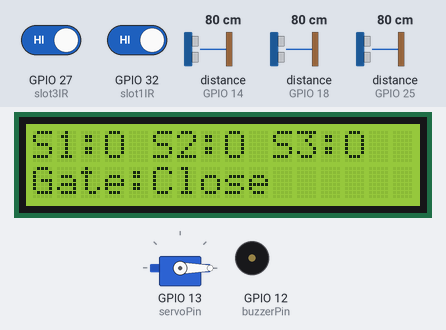
Simulated run of this sketch. Board: ESP32. Shown: servo, 16×2 character LCD, buzzer (waves = sounding, pin HIGH). Wiring (inferred from the names in the program): 3 × ultrasonic range finder: trigger GPIO 19, echo GPIO 18 / trigger GPIO 26, echo GPIO 25 / trigger GPIO 33, echo GPIO 14. The inputs (shaded band) are chosen by the test bench; at power-on: distance to the obstacle (sensors on GPIO 14, GPIO 25, GPIO 18) 80 cm, GPIO 27 (slot3IR) HIGH, GPIO 32 (slot1IR) HIGH. The echo pulse lasts 58.3 µs per cm; WiFi joins after 1.5 s; servers stay silent unless stated; pins used as bus, display or sensor lines are not drawn; what the sketch prints to the serial monitor is not drawn.

Above: at 2.7 s.
2.8 s: distance to the obstacle (sensor on GPIO 14) set to 17 cm
4.4 s: distance to the obstacle (sensor on GPIO 14) set to 14 cm
At 6.6 s:
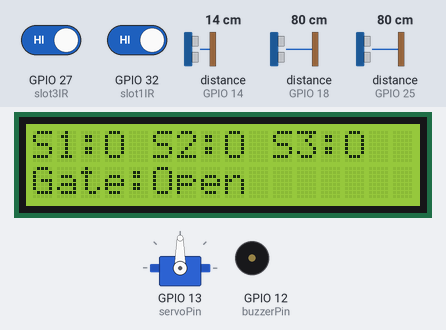
6.9 s: distance to the obstacle (sensor on GPIO 25) set to 5 cm
At 8.2 s:
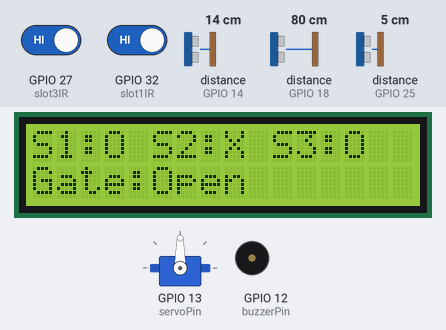
8.5 s: distance to the obstacle (sensor on GPIO 25) set to 2 cm
At 8.9 s:
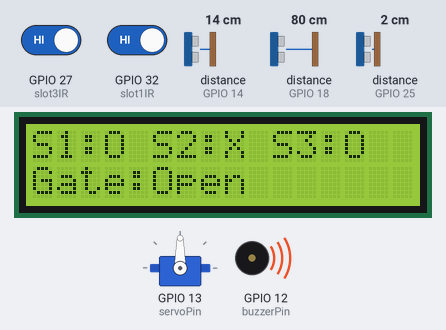
10.1 s: GPIO 27 (slot3IR) driven LOW
At 10.8 s:
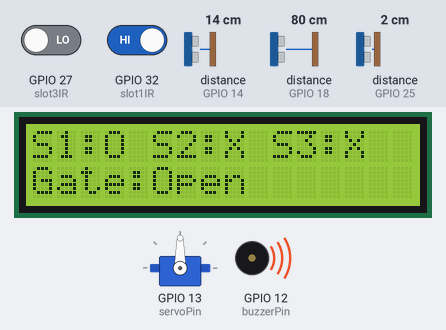
11.7 s: GPIO 32 (slot1IR) driven LOW
At 12.6 s:
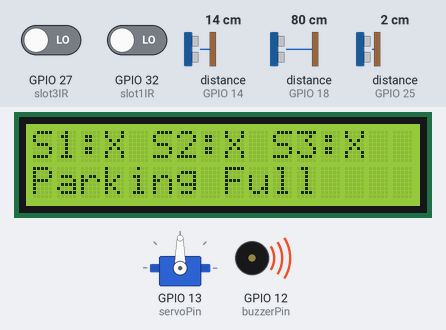
Timing chart, 0 to 16.4 s (numbered marks = the images above; inputs shaded):
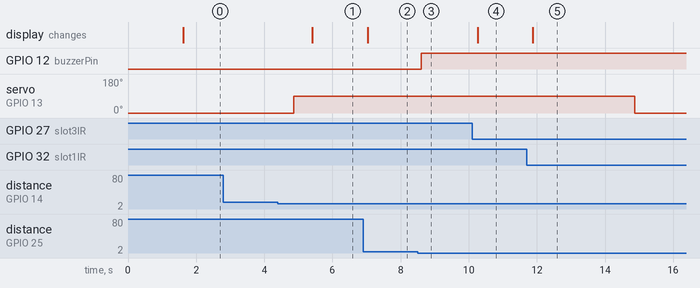

The sketch:

smart_car_parking_esp32.ino
```cpp
#include <WiFi.h>
#include <WebServer.h>
#include <ESP32Servo.h>
#include <LiquidCrystal_I2C.h> // LCD included

// ====== Wi-Fi Credentials ======
const char* ssid = "Mehedi";
const char* password = "11112222";

// ====== SLOT SENSORS ======
const int slot1IR = 32;
const int slot3IR = 27;
const int slot2Trig = 26;
const int slot2Echo = 25;

// ====== ENTRY & EXIT SENSORS ======
const int entryTrig = 33;
const int entryEcho = 14;
const int exitTrig = 19;
const int exitEcho = 18;

// ====== BUZZER & SERVO ======
const int buzzerPin = 12;
const int servoPin = 13;

// ====== OBJECTS ======
Servo gateServo;
LiquidCrystal_I2C lcd(0x27, 16, 2);
WebServer server(80);

// ====== THRESHOLDS ======
const int wallThreshold = 3;
const int occupiedThreshold = 7;
const int detectCarDistance = 15;

// ====== VARIABLES ======
bool slot1Occupied = false;
bool slot2Occupied = false;
bool slot3Occupied = false;
int gateOpen = 0;
int parkingFull = 1;

// ====== FUNCTION TO READ ULTRASONIC ======
long getDistance(int trigPin, int echoPin) {
  digitalWrite(trigPin, LOW);
  delayMicroseconds(2);
  digitalWrite(trigPin, HIGH);
  delayMicroseconds(10);
  digitalWrite(trigPin, LOW);
  long duration = pulseIn(echoPin, HIGH);
  long distance = duration * 0.034 / 2;
  Serial.print("Distance (Trig ");
  Serial.print(trigPin);
  Serial.print(" Echo ");
  Serial.print(echoPin);
  Serial.print("): ");
  Serial.print(distance);
  Serial.println(" cm");

  if(distance == 0) return 999;
  return distance;
}

// ====== WEB PAGE ======
String getHTML() {
  String html = "<!DOCTYPE html><html><head><meta http-equiv='refresh' content='1'>";
  html += "<title>Parking Slots</title>";
  html += "<style>body{font-family:Arial;text-align:center;} table{margin:auto;border-collapse:collapse;} td,th{padding:10px;border:1px solid #ccc;} .free{color:green;} .occ{color:red;}</style>";
  html += "</head><body>";
  html += "<h1>ESP32 Parking Slot Monitor</h1>";
  html += "<table><tr><th>Slot</th><th>Status</th></tr>";
  html += "<tr><td>Slot 1</td><td class='" + String(slot1Occupied ? "occ" : "free") + "'>" + String(slot1Occupied ? "Occupied" : "Free") + "</td></tr>";
  html += "<tr><td>Slot 2</td><td class='" + String(slot2Occupied ? "occ" : "free") + "'>" + String(slot2Occupied ? "Occupied" : "Free") + "</td></tr>";
  html += "<tr><td>Slot 3</td><td class='" + String(slot3Occupied ? "occ" : "free") + "'>" + String(slot3Occupied ? "Occupied" : "Free") + "</td></tr>";
  html += "</table>";
  html += "<p>Gate: " + String(gateOpen ? "Open" : "Closed") + "</p>";
  html += "<p>Parking: " + String(parkingFull ? "Full" : "Available") + "</p>";
  html += "</body></html>";
  return html;
}

void handleRoot() {
  server.send(200, "text/html", getHTML());
}

void setup() {
  Serial.begin(115200);

  // IR slots
  pinMode(slot1IR, INPUT);
  pinMode(slot3IR, INPUT);

  // Slot 2 ultrasonic
  pinMode(slot2Trig, OUTPUT);
  pinMode(slot2Echo, INPUT);

  // Entry/Exit ultrasonic
  pinMode(entryTrig, OUTPUT);
  pinMode(entryEcho, INPUT);
  pinMode(exitTrig, OUTPUT);
  pinMode(exitEcho, INPUT);

  // Buzzer
  pinMode(buzzerPin, OUTPUT);

  // Servo
  gateServo.attach(servoPin);
  gateServo.write(0);

  // LCD
  lcd.init();
  lcd.backlight();
  lcd.clear();

  // Wi-Fi
  WiFi.begin(ssid, password);
  Serial.print("Connecting to WiFi");
  while (WiFi.status() != WL_CONNECTED) {
    delay(500);
    Serial.print(".");
  }
  Serial.println("\nWiFi Connected! IP: " + WiFi.localIP().toString());

  // Web server
  server.on("/", handleRoot);
  server.begin();
  Serial.println("Web server started");
}

void loop() {
  // ====== SLOT STATES ======
  long slot2Distance = getDistance(slot2Trig, slot2Echo);
  slot1Occupied = (digitalRead(slot1IR) == LOW);
  slot2Occupied = (slot2Distance < occupiedThreshold);
  slot3Occupied = (digitalRead(slot3IR) == LOW);

  Serial.print("Slot 1: "); Serial.println(slot1Occupied ? "Occupied" : "Free");
  Serial.print("Slot 2: "); Serial.println(slot2Occupied ? "Occupied" : "Free");
  Serial.print("Slot 3: "); Serial.println(slot3Occupied ? "Occupied" : "Free");

  // Parking Full Check
  parkingFull = (slot1Occupied && slot2Occupied && slot3Occupied);
  Serial.println(parkingFull ? "Parking Full" : "Parking Available");

  // ====== BUZZER ======
  if (slot2Occupied && slot2Distance < wallThreshold) {
    digitalWrite(buzzerPin, HIGH);
    Serial.println("Buzzer ON: Car too close to wall");
  } else {
    digitalWrite(buzzerPin, LOW);
  }

  // ====== LCD DISPLAY ======
  lcd.clear();
  lcd.setCursor(0, 0);
  lcd.print("S1:"); lcd.print(slot1Occupied ? "X" : "O");
  lcd.print(" S2:"); lcd.print(slot2Occupied ? "X" : "O");
  lcd.print(" S3:"); lcd.print(slot3Occupied ? "X" : "O");

  lcd.setCursor(0, 1);
  if(parkingFull) {
    lcd.print("Parking Full");
  } else {
    lcd.print("Gate:");
    lcd.print(gateOpen ? "Open" : "Close");
  }

  // ====== ENTRY DETECTION ======
  int skipExit = 1;
  if (getDistance(entryTrig, entryEcho) < detectCarDistance && parkingFull==0) {
    Serial.println("Car at Entry - Opening Gate");
    gateServo.write(90); // Open
    gateOpen = 1;
    skipExit = 0;
  } else if (gateOpen) {
    gateOpen = 0;
    delay(3000);
    gateServo.write(0); // Close
  }

  // ====== EXIT DETECTION ======
  if (getDistance(exitTrig, exitEcho) < detectCarDistance) {
    Serial.println("Car at Exit - Opening Gate");
    gateServo.write(90); // Open
    gateOpen = 1;
  } else if (gateOpen & skipExit) {
    gateOpen = 0;
    delay(3000);
    gateServo.write(0); // Close
  }

  // Handle web requests
  server.handleClient();

  Serial.println("------------------------");
  delay(500);
}
```

Measured:
- the behaviour switches between 16 and 15 cm on distance to the obstacle (sensor on GPIO 14) (found by bisection; images 0 and 1)
- the behaviour switches between 4 and 3 cm on distance to the obstacle (sensor on GPIO 25) (found by bisection; images 2 and 3)
- after the input at 2.8 s, every drawn part: stays the same
- after the input at 4.4 s, servo on GPIO 13 (servoPin): 0° → 90° after 0.47 s; the display: changes after 1.0 s (image 1)
- after the input at 6.9 s, the display: changes after 0.13 s (image 2)
- after the input at 8.5 s, GPIO 12 (buzzerPin): LOW → HIGH after 0.11 s
- after the input at 10.1 s, the display: changes after 0.16 s (image 4)
- after the input at 11.7 s, servo on GPIO 13 (servoPin): 90° → 0° after 3.2 s; the display: changes after 0.18 s (image 5)
